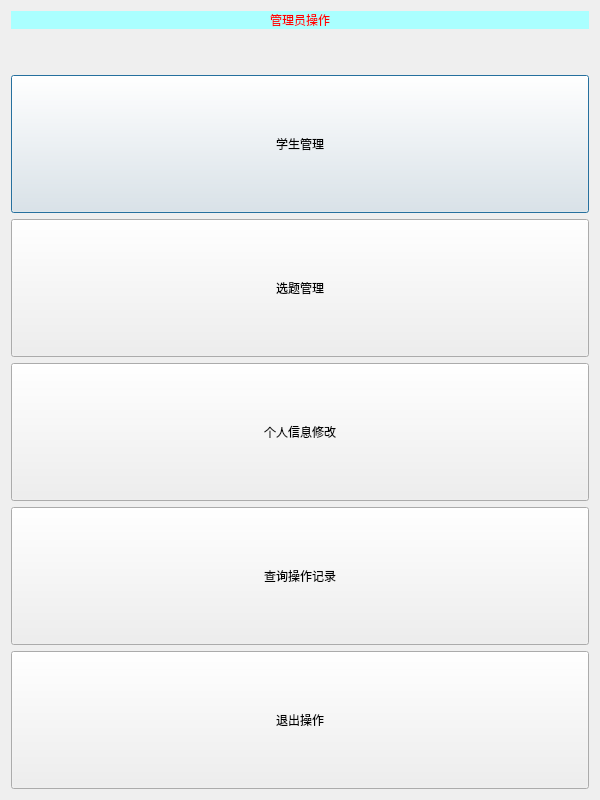
<?xml version="1.0" encoding="UTF-8"?>
<ui version="4.0">
 <class>Admin</class>
 <widget class="QDialog" name="Admin">
  <property name="geometry">
   <rect>
    <x>0</x>
    <y>0</y>
    <width>600</width>
    <height>800</height>
   </rect>
  </property>
  <property name="minimumSize">
   <size>
    <width>600</width>
    <height>800</height>
   </size>
  </property>
  <property name="maximumSize">
   <size>
    <width>600</width>
    <height>800</height>
   </size>
  </property>
  <property name="windowTitle">
   <string>管理员操作</string>
  </property>
  <layout class="QVBoxLayout" name="verticalLayout_2">
   <item>
    <widget class="QLabel" name="label">
     <property name="sizePolicy">
      <sizepolicy hsizetype="Preferred" vsizetype="Fixed">
       <horstretch>0</horstretch>
       <verstretch>0</verstretch>
      </sizepolicy>
     </property>
     <property name="styleSheet">
      <string notr="true">font: 36pt &quot;微软雅黑&quot;;
background-color: rgb(170, 255, 255);
color: rgb(255, 0, 0);</string>
     </property>
     <property name="text">
      <string>管理员操作</string>
     </property>
     <property name="alignment">
      <set>Qt::AlignCenter</set>
     </property>
    </widget>
   </item>
   <item>
    <layout class="QVBoxLayout" name="verticalLayout">
     <item>
      <spacer name="verticalSpacer">
       <property name="orientation">
        <enum>Qt::Vertical</enum>
       </property>
       <property name="sizeType">
        <enum>QSizePolicy::Fixed</enum>
       </property>
       <property name="sizeHint" stdset="0">
        <size>
         <width>20</width>
         <height>40</height>
        </size>
       </property>
      </spacer>
     </item>
     <item>
      <widget class="QPushButton" name="btn_add">
       <property name="sizePolicy">
        <sizepolicy hsizetype="Minimum" vsizetype="Preferred">
         <horstretch>0</horstretch>
         <verstretch>0</verstretch>
        </sizepolicy>
       </property>
       <property name="maximumSize">
        <size>
         <width>600</width>
         <height>16777215</height>
        </size>
       </property>
       <property name="styleSheet">
        <string notr="true">font: 14pt &quot;微软雅黑&quot;;</string>
       </property>
       <property name="text">
        <string>学生管理</string>
       </property>
      </widget>
     </item>
     <item>
      <widget class="QPushButton" name="btn_look">
       <property name="sizePolicy">
        <sizepolicy hsizetype="Minimum" vsizetype="Preferred">
         <horstretch>0</horstretch>
         <verstretch>0</verstretch>
        </sizepolicy>
       </property>
       <property name="styleSheet">
        <string notr="true">font: 14pt &quot;微软雅黑&quot;;</string>
       </property>
       <property name="text">
        <string>选题管理</string>
       </property>
      </widget>
     </item>
     <item>
      <widget class="QPushButton" name="btn_donate_detail">
       <property name="sizePolicy">
        <sizepolicy hsizetype="Minimum" vsizetype="Preferred">
         <horstretch>0</horstretch>
         <verstretch>0</verstretch>
        </sizepolicy>
       </property>
       <property name="styleSheet">
        <string notr="true">font: 14pt &quot;微软雅黑&quot;;</string>
       </property>
       <property name="text">
        <string>个人信息修改</string>
       </property>
      </widget>
     </item>
     <item>
      <widget class="QPushButton" name="btn_cancel_donate">
       <property name="sizePolicy">
        <sizepolicy hsizetype="Minimum" vsizetype="Preferred">
         <horstretch>0</horstretch>
         <verstretch>0</verstretch>
        </sizepolicy>
       </property>
       <property name="styleSheet">
        <string notr="true">font: 14pt &quot;微软雅黑&quot;;</string>
       </property>
       <property name="text">
        <string>查询操作记录</string>
       </property>
      </widget>
     </item>
     <item>
      <widget class="QPushButton" name="btn_quit">
       <property name="sizePolicy">
        <sizepolicy hsizetype="Minimum" vsizetype="Preferred">
         <horstretch>0</horstretch>
         <verstretch>0</verstretch>
        </sizepolicy>
       </property>
       <property name="styleSheet">
        <string notr="true">font: 14pt &quot;微软雅黑&quot;;</string>
       </property>
       <property name="text">
        <string>退出操作</string>
       </property>
      </widget>
     </item>
    </layout>
   </item>
  </layout>
 </widget>
 <resources/>
 <connections/>
</ui>
